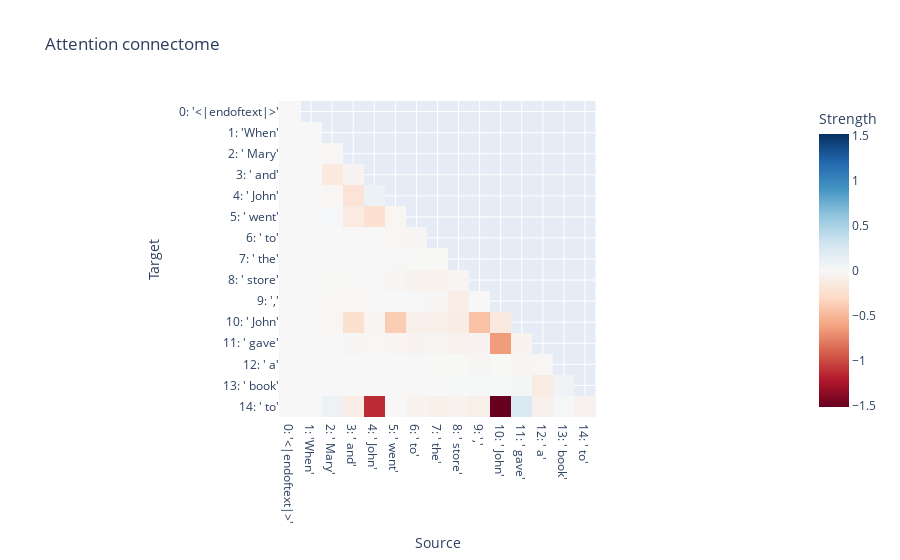

Source (notebook cell):
### Code cell
threshold = 0.3
prompt = "When Mary and John went to the store, John gave a book to"
corrupt_prompt = "When Tom and Sarah went to the store, Felix gave a book to"
c = core.connectom(model, prompt,
                   core.logit_diff_metric(model, ' Mary', ' John'),
                   # d.ZeroPattern(),
                   # core.CorruptIntervention(model, prompt, corrupt_prompt),
                   core.CropIntervention(model, prompt),
                   core.BasicStrategy(),
                   # d.BacktrackBisectStrategy(threshold),
                   # d.BacktrackingStrategy(threshold),
                   # strategy=d.BisectStrategy(threshold),
                   )
core.plot_attn_connectome(model, prompt, c).show()
graph = core.plot_graphviz_connectome(model, prompt, c, threshold=threshold).pipe('svg').decode('utf-8')
SVG(graph)

### Figure 1 — Plotly figure (JSON) as saved in the notebook; plotly's stock layout.template omitted (floating-point values rounded to 4 significant figures; data arrays with more than 128 entries replaced by an {"elided": "..."} marker saying what was removed)
{"data": [{"coloraxis": "coloraxis", "name": "0", "x": ["0: '<|endoftext|>'", "1: 'When'", "2: ' Mary'", "3: ' and'", "4: ' John'", "5: ' went'", "6: ' to'", "7: ' the'", "8: ' store'", "9: ','", "10: ' John'", "11: ' gave'", "12: ' a'", "13: ' book'", "14: ' to'"], "y": ["0: '<|endoftext|>'", "1: 'When'", "2: ' Mary'", "3: ' and'", "4: ' John'", "5: ' went'", "6: ' to'", "7: ' the'", "8: ' store'", "9: ','", "10: ' John'", "11: ' gave'", "12: ' a'", "13: ' book'", "14: ' to'"], "z": {"elided": "15x15 float values"}, "type": "heatmap", "xaxis": "x", "yaxis": "y", "hovertemplate": "Source: %{x}<br>Target: %{y}<br>Strength: %{z}<extra></extra>"}], "layout": {"xaxis": {"anchor": "y", "domain": [0.0, 1.0], "scaleanchor": "y", "constrain": "domain", "title": {"text": "Source"}}, "yaxis": {"anchor": "x", "domain": [0.0, 1.0], "autorange": "reversed", "constrain": "domain", "title": {"text": "Target"}}, "coloraxis": {"colorbar": {"title": {"text": "Strength"}}, "colorscale": [[0.0, "rgb(103,0,31)"], [0.1, "rgb(178,24,43)"], [0.2, "rgb(214,96,77)"], [0.3, "rgb(244,165,130)"], [0.4, "rgb(253,219,199)"], [0.5, "rgb(247,247,247)"], [0.6, "rgb(209,229,240)"], [0.7, "rgb(146,197,222)"], [0.8, "rgb(67,147,195)"], [0.9, "rgb(33,102,172)"], [1.0, "rgb(5,48,97)"]], "cmid": 0}, "title": {"text": "Attention connectome"}}}
